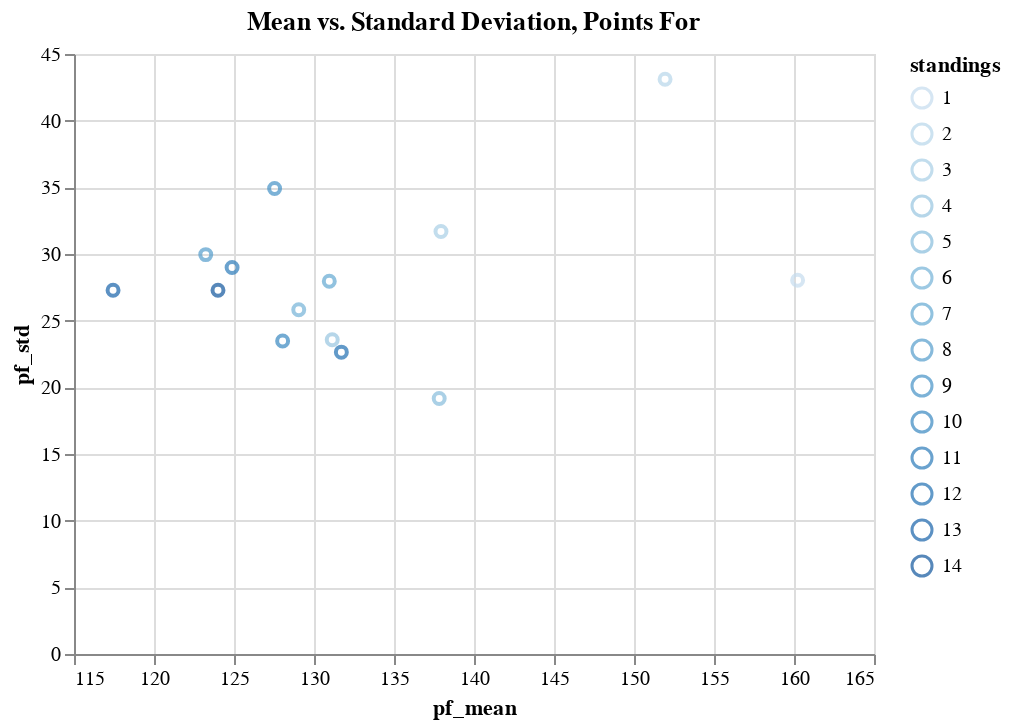

Notebook cell for this chart:
### Code cell
(alt.Chart(points_for_stats)
    .mark_point(tooltip=True)
    .encode(
        alt.X('pf_mean:Q', scale=alt.Scale(zero=False)), 
        alt.Y('pf_std:Q', scale=alt.Scale(zero=True)), 
        alt.Color('standings:O'), 
        alt.Text('team')
    )
    .properties(
        title='Mean vs. Standard Deviation, Points For'
    )
)

### Figure 1 — Vega-Lite specification as saved in the notebook (floating-point values rounded to 4 significant figures)
{"config": {"view": {"continuousWidth": 400, "continuousHeight": 300}}, "data": {"name": "data-64be26986b36d3c77365c12fd9680a3f"}, "mark": {"type": "point", "tooltip": true}, "encoding": {"color": {"type": "ordinal", "field": "standings"}, "text": {"type": "nominal", "field": "team"}, "x": {"type": "quantitative", "field": "pf_mean", "scale": {"zero": false}}, "y": {"type": "quantitative", "field": "pf_std", "scale": {"zero": true}}}, "title": "Mean vs. Standard Deviation, Points For", "$schema": "https://vega.github.io/schema/vega-lite/v4.8.1.json", "datasets": {"data-64be26986b36d3c77365c12fd9680a3f": [{"team": "Paper Lions", "pf_mean": 131.7, "pf_var": 512.5, "pf_std": 22.64, "standings": 12}, {"team": "In Brees We Trust", "pf_mean": 131.1, "pf_var": 555.7, "pf_std": 23.57, "standings": 4}, {"team": "Overconfidentii Vulgaris", "pf_mean": 137.9, "pf_var": 1004.0, "pf_std": 31.68, "standings": 3}, {"team": "Untar Stars", "pf_mean": 124.0, "pf_var": 744.3, "pf_std": 27.28, "standings": 14}, {"team": "Birmingham Iron", "pf_mean": 123.2, "pf_var": 897.2, "pf_std": 29.95, "standings": 8}, {"team": "Killer Clowns", "pf_mean": 151.9, "pf_var": 1858.0, "pf_std": 43.11, "standings": 2}, {"team": "Kristen McCaffrey", "pf_mean": 160.2, "pf_var": 785.7, "pf_std": 28.03, "standings": 1}, {"team": "Team Teem", "pf_mean": 127.5, "pf_var": 1219.0, "pf_std": 34.91, "standings": 9}, {"team": "Spaceballs The Fantasy Team", "pf_mean": 131.0, "pf_var": 781.6, "pf_std": 27.96, "standings": 7}, {"team": "Green Bay Popik", "pf_mean": 124.9, "pf_var": 839.9, "pf_std": 28.98, "standings": 11}, {"team": "The Sub-Marinos", "pf_mean": 129.0, "pf_var": 666.4, "pf_std": 25.81, "standings": 6}, {"team": "Pigskin Syndicate", "pf_mean": 117.4, "pf_var": 744.6, "pf_std": 27.29, "standings": 13}, {"team": "Brian's Bulldogs", "pf_mean": 137.8, "pf_var": 367.3, "pf_std": 19.17, "standings": 5}, {"team": "The Ol Dirty Sock", "pf_mean": 128.0, "pf_var": 550.9, "pf_std": 23.47, "standings": 10}]}}
